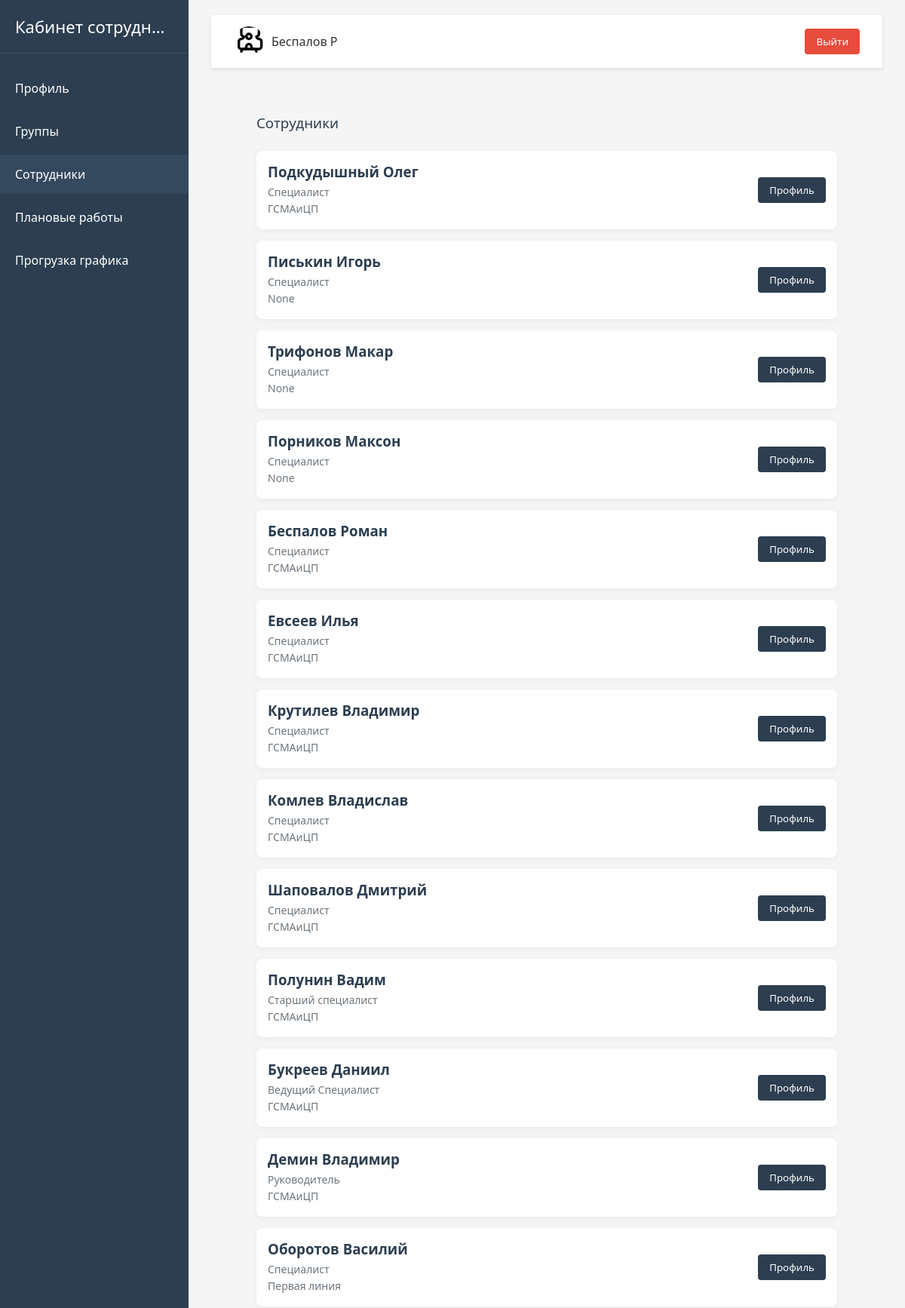
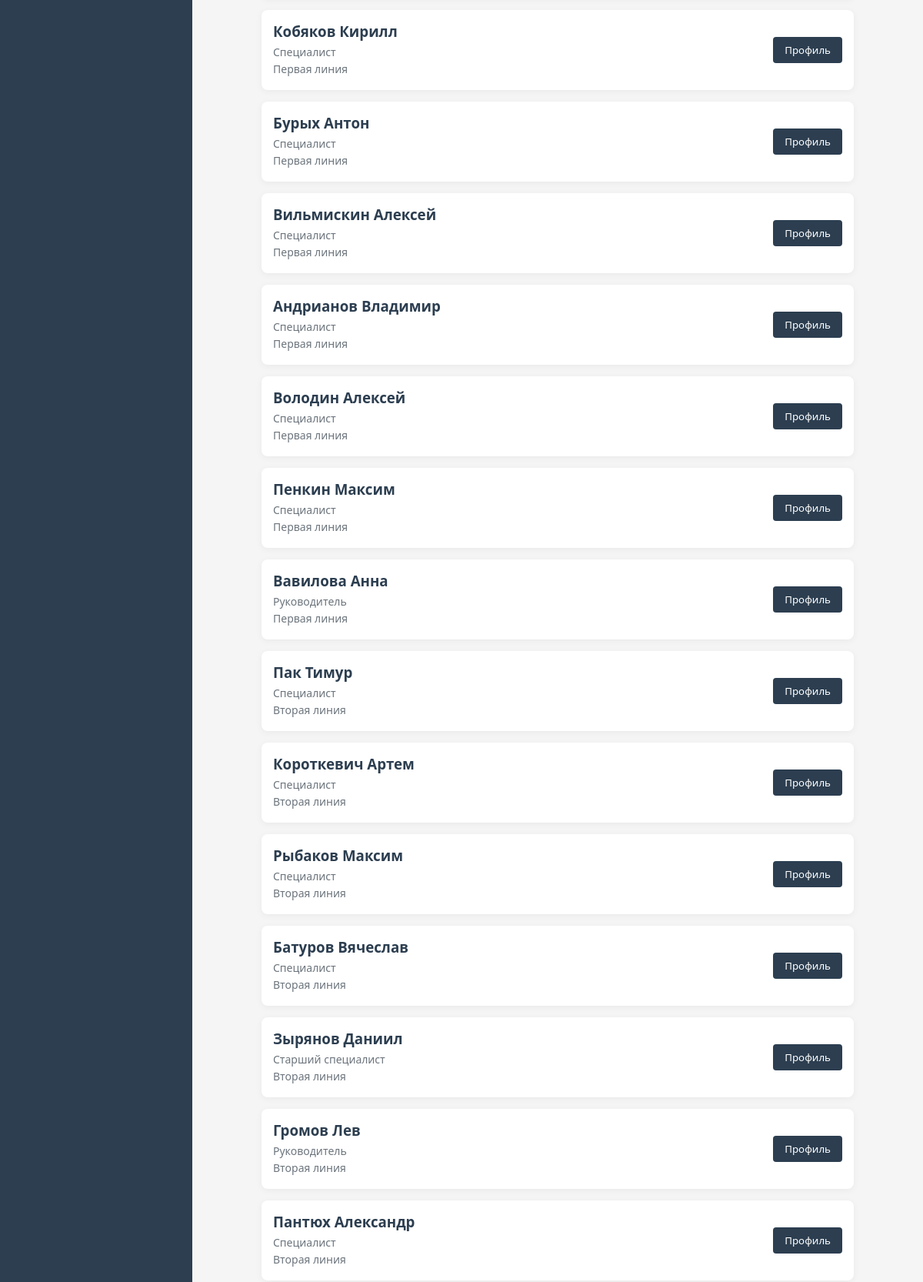
Screenshot of /employees/ (signed in, upper part) with the database file from the repository (2 pictures, top to bottom).
### users/models.py (models this page shows, shortened)
class User(AbstractUser):
    email = models.EmailField("Email", unique=True)
    job_title = models.CharField("Должность", max_length=100)
    personnel_number = models.CharField(
        "Табельный номер",
        max_length=20,
        unique=True
    )
    group_job = models.ManyToManyField(
        "GroupJob",
        verbose_name="Группа сотрудника",
        related_name="users"
    )
    is_main = models.BooleanField("Босс этой качалки", default=False)
    birthday = models.DateField("Дата рождения", null=True, blank=True)
    USERNAME_FIELD = "username"
    REQUIRED_FIELDS = []
    objects = CustomUserManager()

### users/views.py (the view)
# urls.py: path("employees/", views.employees, name="employees"),
@login_required
def employees(request):
    employees = User.objects.filter(
        is_active=True
    ).values(
        "username",
        "first_name",
        "last_name",
        "job_title",
        "group_job__title"
    )
    context = {"employees": employees}
    return render(request, "employees/employees.html", context)

### templates/employees/employees.html
{% extends "base.html" %}
{% load static %}
{% block content %}
<section class="content">
    <div class="downtimes-header">
        <h1 class="downtimes-title">Сотрудники</h2>
    </div>
    <div class="employees-list">
        {% for employee in employees %}
            <div class="employee-card working">
                <div class="employee-info">
                    <h3>{{ employee.last_name }} {{ employee.first_name }}</h3>
                    <p>{{ employee.job_title}}</p>
                    <p>{{ employee.group_job__title }}</p>
                </div>
                <div class="employee-actions">
                    <a href="{% url 'users:profile' employee.username %}">
                        <button class="profile-btn">Профиль</button>
                    </a>
                </div>
            </div>
        {% endfor %}
    </div>
</section>
{% endblock %}

### templates/header.html (shortened to what this page needs)
<header class="header">
    <div class="user-info">
        <img alt="User">
        <span>{{ user.last_name }} {{ user.first_name|slice:":1" }}</span>
    </div>
    <form action="{% url 'users:logout' %}" method="post" class="logout-form">
        <button class="logout-btn">Выйти</button>
    </form>
</header>

### static/css/main.css (style rules this page uses)
* { margin: 0; padding: 0; box-sizing: border-box; font-family: 'Segoe UI', Tahoma, Geneva, Verdana, sans-serif; }
body { display: flex; min-height: 100vh; background-color: #f5f5f5; color: #333; }
.content { padding: 30px; flex-grow: 1; }

### static/css/header.css (style rules this page uses)
.header { background-color: white; padding: 15px 30px; display: flex; justify-content: space-between; align-items: center; box-shadow: 0 2px 5px rgba(0, 0, 0, 0.1); }
.user-info { display: flex; align-items: center; }
.user-info img { width: 40px; height: 40px; border-radius: 50%; margin-right: 10px; object-fit: cover; }
.logout-btn { background-color: #e74c3c; color: white; border: none; padding: 8px 15px; border-radius: 4px; cursor: pointer; transition: background-color 0.3s; }

### static/css/groups_detail.css (style rules this page uses)
.employees-list { display: flex; flex-direction: column; gap: 15px; }
.employee-card { display: flex; align-items: center; background-color: white; border-radius: 8px; padding: 15px; box-shadow: 0 2px 10px rgba(0, 0, 0, 0.05); gap: 20px; flex-wrap: wrap; }
.employee-info { flex: 1; min-width: 200px; }
.employee-info h3 { margin-bottom: 5px; color: #2c3e50; }
.employee-info p { margin-bottom: 3px; font-size: 14px; color: #6c757d; }
.employee-actions { margin-left: auto; }
.profile-btn { background-color: #2c3e50; color: white; border: none; padding: 8px 15px; border-radius: 4px; cursor: pointer; transition: background-color 0.3s; }

### static/css/downtime.css (style rules this page uses)
.downtimes-header { display: flex; justify-content: space-between; align-items: center; margin-bottom: 25px; flex-wrap: wrap; gap: 15px; }
.downtimes-title { color: #2c3e50; font-weight: 500; margin: 0; }

### rows the page displays
User: last_name "Беспалов", first_name "Р", first_name "Роман", job_title "Специалист", group_job__title "ГСМАиЦП"

### other values shown
{{ employee.last_name }} "Подкудышный" "Писькин" "Трифонов" "Порников" "Евсеев" "Крутилев" "Комлев" "Шаповалов" "Полунин" "Букреев" "Демин" "Оборотов" "Кобяков" "Бурых" "Вильмискин" "Андрианов" "Володин" "Пенкин" "Вавилова" "Пак" "Короткевич" "Рыбаков" "Батуров" "Зырянов" "Громов" "Пантюх"
{{ employee.first_name }} "Олег" "Игорь" "Макар" "Максон" "Илья" "Владимир" "Владислав" "Дмитрий" "Вадим" "Даниил" "Владимир" "Василий" "Кирилл" "Антон" "Алексей" "Владимир" "Алексей" "Максим" "Анна" "Тимур" "Артем" "Максим" "Вячеслав" "Даниил" "Лев" "Александр"
{{ employee.job_title }} "Специалист" "Специалист" "Специалист" "Специалист" "Специалист" "Специалист" "Специалист" "Специалист" "Старший специалист" "Ведущий Специалист" "Руководитель" "Специалист" "Специалист" "Специалист" "Специалист" "Специалист" "Специалист" "Специалист" "Руководитель" "Специалист" "Специалист" "Специалист" "Специалист" "Старший специалист" "Руководитель" "Специалист"
{{ employee.group_job__title }} "ГСМАиЦП" "None" "None" "None" "ГСМАиЦП" "ГСМАиЦП" "ГСМАиЦП" "ГСМАиЦП" "ГСМАиЦП" "ГСМАиЦП" "ГСМАиЦП" "Первая линия" "Первая линия" "Первая линия" "Первая линия" "Первая линия" "Первая линия" "Первая линия" "Первая линия" "Вторая линия" "Вторая линия" "Вторая линия" "Вторая линия" "Вторая линия" "Вторая линия" "Вторая линия"
